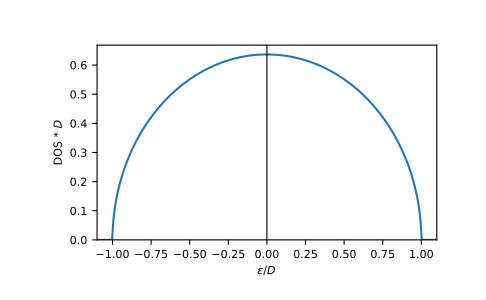

This figure's Python source:
eps = np.linspace(-1.1, 1.1, num=500)
dos = gt.lattice.bethe.dos(eps, half_bandwidth=1)

import matplotlib.pyplot as plt
_ = plt.plot(eps, dos)
_ = plt.xlabel(r"$\epsilon/D$")
_ = plt.ylabel(r"DOS * $D$")
_ = plt.axvline(0, color='black', linewidth=0.8)
_ = plt.ylim(bottom=0)
_ = plt.xlim(left=eps.min(), right=eps.max())
plt.show()
